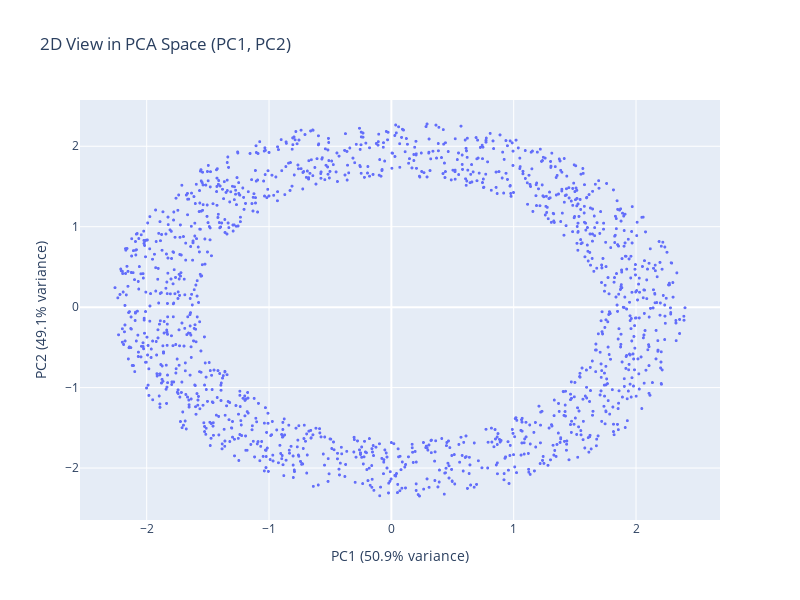

This figure's notebook cell:
### Markdown cell above
### Task 1.2 2D scatter plot

- Task: Create a 2D scatter plot using PC1, PC2 as axes
- Points: 5
- Expectations: A working 2D scatter plot of the PCA-transformed data. No further analysis or comments.

### Code cell
fig_pca = px.scatter(
    df_pca,
    x="PC1",
    y="PC2",
    title="2D View in PCA Space (PC1, PC2)",
    labels={
        "PC1": "PC1 (standardized units)",
        "PC2": "PC2 (standardized units)",
    },
    # No colour mapping PC4 is is noise
)

evr = pca.explained_variance_ratio_

fig_pca.update_traces(marker=dict(size=3))

fig_pca.update_layout(
    xaxis_title=f"PC1 ({evr[0]:.1%} variance)",
    yaxis_title=f"PC2 ({evr[1]:.1%} variance)",
    width=800,
    height=600,
)
fig_pca.show()

### Figure 1 — Plotly figure (JSON) as saved in the notebook; plotly's stock layout.template omitted (floating-point values rounded to 4 significant figures; data arrays with more than 128 entries replaced by an {"elided": "..."} marker saying what was removed)
{"data": [{"hovertemplate": "PC1 (standardized units)=%{x}<br>PC2 (standardized units)=%{y}<extra></extra>", "legendgroup": "", "marker": {"color": "#636efa", "size": 3, "symbol": "circle"}, "mode": "markers", "name": "", "showlegend": false, "type": "scattergl", "x": {"elided": "1500 float values"}, "xaxis": "x", "y": {"elided": "1500 float values"}, "yaxis": "y"}], "layout": {"height": 600, "legend": {"tracegroupgap": 0}, "title": {"text": "2D View in PCA Space (PC1, PC2)"}, "width": 800, "xaxis": {"anchor": "y", "domain": [0, 1], "title": {"text": "PC1 (50.9% variance)"}}, "yaxis": {"anchor": "x", "domain": [0, 1], "title": {"text": "PC2 (49.1% variance)"}}}}
